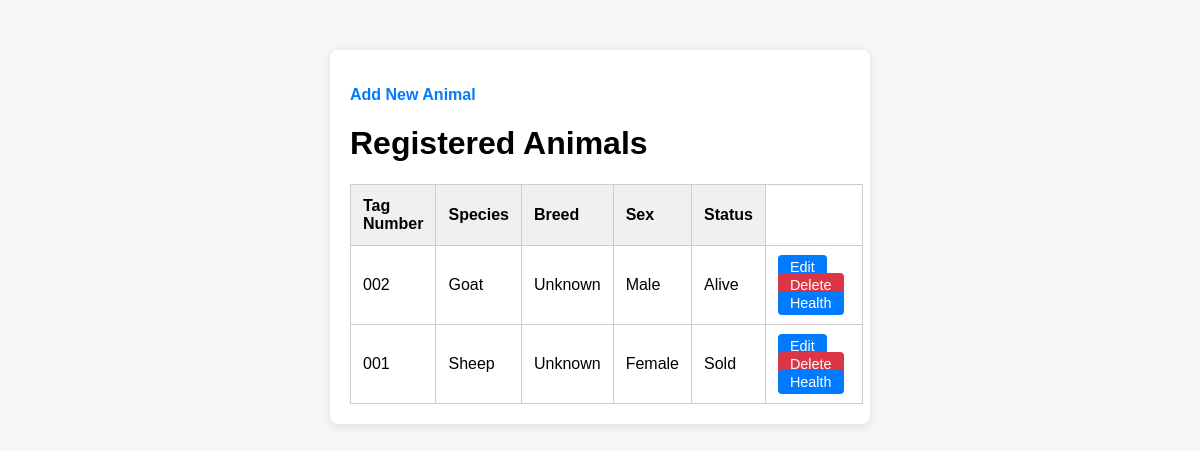
/animals, run on an earlier commit of the app's database.
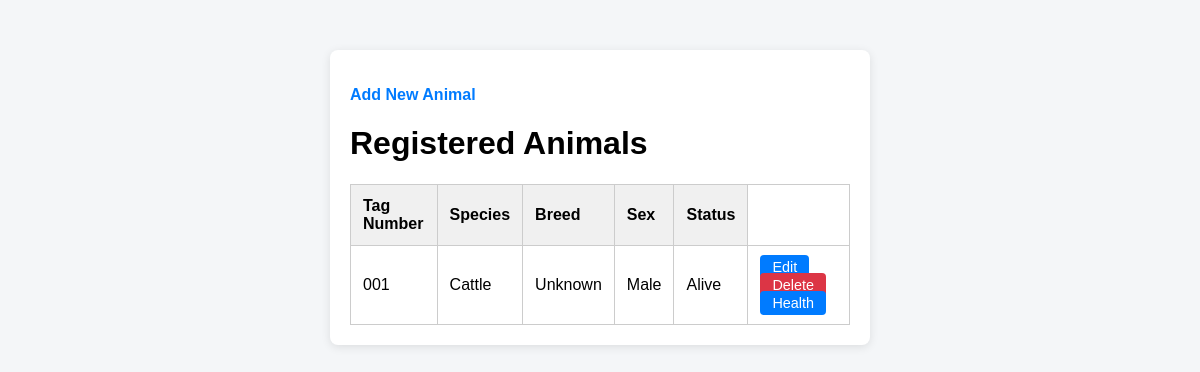
And on a later commit of the database.
### models/animal.py (models this page shows)
class Animal(db.Model):
    __tablename__ = 'animal'
    id = db.Column(db.Integer, primary_key=True)
    tag_number = db.Column(db.String(50), unique=True, nullable=False)
    species = db.Column(db.String(50))
    breed = db.Column(db.String(50))
    sex = db.Column(db.String(10))
    date_of_birth = db.Column(db.Date)
    status = db.Column(db.String(20))

### app.py (the view)
@app.route("/animals")
def view_animals():
    animals = Animal.query.all()
    return render_template("animal_list.html",animals=animals)

### app.py (called while the page is built)
@app.before_request
def create_tables():
    db.create_all()

### templates/animal_list.html (shortened to what this page needs)
<!DOCTYPE html>
<html lang="en">
<head>
    <link rel="stylesheet" href="/static/style.css">
</head>
<body>
    <div class="container">
<p><a href="/add-animal" class="nav-link">Add New Animal</a></p>
        <h1>Registered Animals</h1>
        <table>
            <thead>
                <tr>
                    <th>Tag Number</th>
                    <th>Species</th>
                    <th>Breed</th>
                    <th>Sex</th>
                    <th>Status</th>
                </tr>
            </thead>
            <tbody>
                {% for animal in animals %}
                <tr>
                    <td>{{animal.tag_number }}</td>
                    <td>{{animal.species}}</td>
                    <td>{{animal.breed}}</td>
                    <td>{{animal.sex}}</td>
                    <td>{{animal.status}}</td>
                    <td>
                        <a href="/animals/{{animal.id}}/edit" class="action-button">Edit</a>
                        <a href="/animals/{{animal.id}}/delete" class="action-button danger" onclick="return confirm('Are you sure you want to delete this record?')">Delete</a>
                        <a class="action-button" href="/animals/{{ animal.id }}/health">Health</a>
                    </td>
                </tr>
                {% endfor %}
            </tbody>
        </table>
    </div>
</body>
</html>

### static/style.css (style rules this page uses)
body { font-family: Arial, sans-serif; background-color: #f4f6f8; margin: 0; padding: 0; }
.container { max-width: 500px; margin: 50px auto; padding: 20px; background: white; box-shadow: 0 2px 10px rgba(0, 0, 0, 0.1); border-radius: 8px; }
table { width: 100%; border-collapse: collapse; margin-top: 20px; }
table, th, td { border: 1px solid #ccc; }
th, td { padding: 12px; text-align: left; }
thead { background-color: #f0f0f0; font-weight: bold; }
a.nav-link { color: #007bff; text-decoration: none; font-weight: bold; }
.action-button { padding: 4px 12px; margin-right: 6px; background-color: #007bff; color: white; text-decoration: none; border-radius: 4px; font-size: 0.9em; }
.action-button.danger { background-color: #dc3545; }

What changed in the data, as far as the page shows it:
removed Animal: tag_number "002", species "Goat", breed "Unknown", sex "Male", status "Alive"
removed Animal: tag_number "001", species "Sheep", breed "Unknown", sex "Female", status "Sold"
added Animal: tag_number "001", species "Cattle", breed "Unknown", sex "Male", status "Alive"
